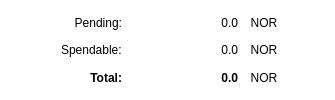
              <widget class="QFrame" name="frame">
               <property name="styleSheet">
                <string notr="true">background-color: rgb(255, 255, 255);
border:0;
</string>
               </property>
               <layout class="QHBoxLayout" name="horizontalLayout_14">
                <property name="topMargin">
                 <number>12</number>
                </property>
                <property name="bottomMargin">
                 <number>12</number>
                </property>
                <item>
                 <spacer name="horizontalSpacer">
                  <property name="orientation">
                   <enum>Qt::Horizontal</enum>
                  </property>
                  <property name="sizeHint" stdset="0">
                   <size>
                    <width>40</width>
                    <height>20</height>
                   </size>
                  </property>
                 </spacer>
                </item>
                <item>
                 <layout class="QGridLayout" name="gridLayout_summary_2" columnstretch="0,0,0">
                  <property name="sizeConstraint">
                   <enum>QLayout::SetFixedSize</enum>
                  </property>
                  <property name="leftMargin">
                   <number>10</number>
                  </property>
                  <item row="0" column="2">
                   <widget class="QLabel" name="label_20">
                    <property name="sizePolicy">
                     <sizepolicy hsizetype="Fixed" vsizetype="Preferred">
                      <horstretch>0</horstretch>
                      <verstretch>0</verstretch>
                     </sizepolicy>
                    </property>
                    <property name="minimumSize">
                     <size>
                      <width>40</width>
                      <height>0</height>
                     </size>
                    </property>
                    <property name="text">
                     <string>NOR</string>
                    </property>
                    <property name="alignment">
                     <set>Qt::AlignCenter</set>
                    </property>
                   </widget>
                  </item>
                  <item row="1" column="0">
                   <widget class="QLabel" name="label_9">
                    <property name="text">
                     <string>Spendable:</string>
                    </property>
                   </widget>
                  </item>
                  <item row="1" column="2">
                   <widget class="QLabel" name="label_8">
                    <property name="text">
                     <string>NOR</string>
                    </property>
                    <property name="alignment">
                     <set>Qt::AlignCenter</set>
                    </property>
                   </widget>
                  </item>
                  <item row="2" column="2">
                   <widget class="QLabel" name="label_21">
                    <property name="sizePolicy">
                     <sizepolicy hsizetype="Fixed" vsizetype="Preferred">
                      <horstretch>0</horstretch>
                      <verstretch>0</verstretch>
                     </sizepolicy>
                    </property>
                    <property name="minimumSize">
                     <size>
                      <width>40</width>
                      <height>0</height>
                     </size>
                    </property>
                    <property name="text">
                     <string>NOR</string>
                    </property>
                    <property name="alignment">
                     <set>Qt::AlignCenter</set>
                    </property>
                   </widget>
                  </item>
                  <item row="1" column="1">
                   <widget class="QLabel" name="spendable">
                    <property name="text">
                     <string>0.0</string>
                    </property>
                    <property name="alignment">
                     <set>Qt::AlignRight|Qt::AlignTrailing|Qt::AlignVCenter</set>
                    </property>
                   </widget>
                  </item>
                  <item row="0" column="0">
                   <widget class="QLabel" name="label_13">
                    <property name="text">
                     <string>Pending:</string>
                    </property>
                    <property name="alignment">
                     <set>Qt::AlignRight|Qt::AlignTrailing|Qt::AlignVCenter</set>
                    </property>
                   </widget>
                  </item>
                  <item row="2" column="1">
                   <widget class="QLabel" name="total">
                    <property name="sizePolicy">
                     <sizepolicy hsizetype="Fixed" vsizetype="Preferred">
                      <horstretch>0</horstretch>
                      <verstretch>0</verstretch>
                     </sizepolicy>
                    </property>
                    <property name="minimumSize">
                     <size>
                      <width>110</width>
                      <height>0</height>
                     </size>
                    </property>
                    <property name="font">
                     <font>
                      <weight>75</weight>
                      <bold>true</bold>
                     </font>
                    </property>
                    <property name="text">
                     <string>0.0</string>
                    </property>
                    <property name="alignment">
                     <set>Qt::AlignRight|Qt::AlignTrailing|Qt::AlignVCenter</set>
                    </property>
                   </widget>
                  </item>
                  <item row="2" column="0">
                   <widget class="QLabel" name="label_14">
                    <property name="font">
                     <font>
                      <weight>75</weight>
                      <bold>true</bold>
                     </font>
                    </property>
                    <property name="text">
                     <string>Total:</string>
                    </property>
                    <property name="alignment">
                     <set>Qt::AlignRight|Qt::AlignTrailing|Qt::AlignVCenter</set>
                    </property>
                   </widget>
                  </item>
                  <item row="0" column="1">
                   <widget class="QLabel" name="pending">
                    <property name="sizePolicy">
                     <sizepolicy hsizetype="Fixed" vsizetype="Preferred">
                      <horstretch>0</horstretch>
                      <verstretch>0</verstretch>
                     </sizepolicy>
                    </property>
                    <property name="minimumSize">
                     <size>
                      <width>110</width>
                      <height>0</height>
                     </size>
                    </property>
                    <property name="font">
                     <font>
                      <weight>50</weight>
                      <bold>false</bold>
                     </font>
                    </property>
                    <property name="text">
                     <string>0.0</string>
                    </property>
                    <property name="alignment">
                     <set>Qt::AlignRight|Qt::AlignTrailing|Qt::AlignVCenter</set>
                    </property>
                   </widget>
                  </item>
                 </layout>
                </item>
                <item>
                 <spacer name="horizontalSpacer_6">
                  <property name="orientation">
                   <enum>Qt::Horizontal</enum>
                  </property>
                  <property name="sizeHint" stdset="0">
                   <size>
                    <width>40</width>
                    <height>20</height>
                   </size>
                  </property>
                 </spacer>
                </item>
               </layout>
              </widget>
